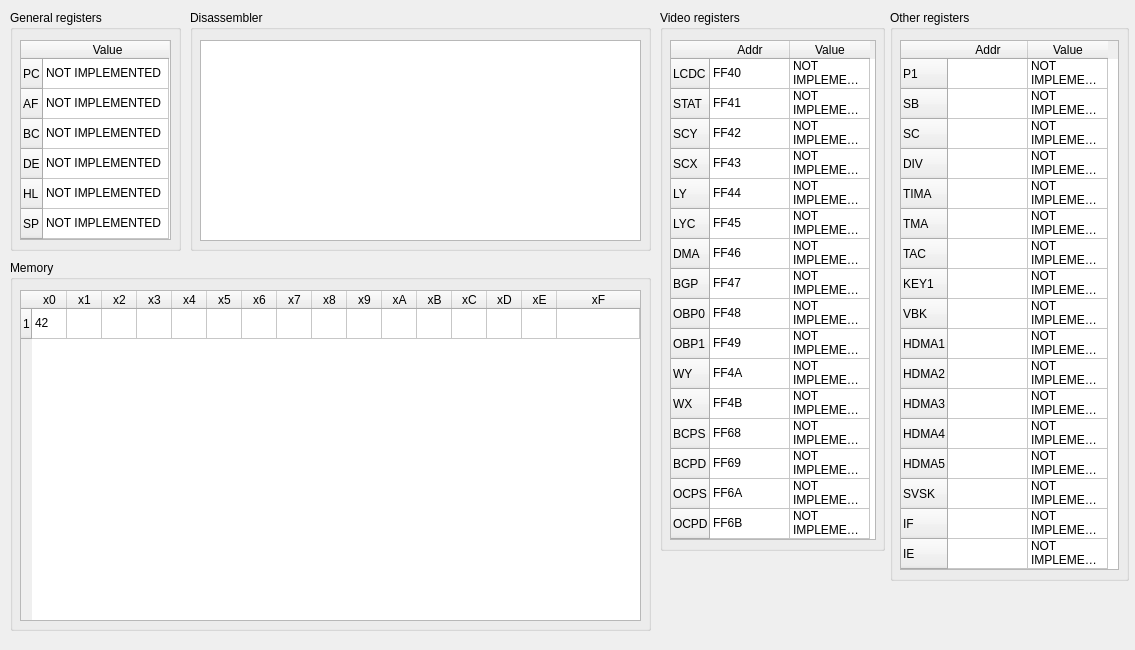
<?xml version="1.0" encoding="UTF-8"?>
<ui version="4.0">
 <class>DebugWindow</class>
 <widget class="QMainWindow" name="DebugWindow">
  <property name="geometry">
   <rect>
    <x>0</x>
    <y>0</y>
    <width>1135</width>
    <height>650</height>
   </rect>
  </property>
  <property name="minimumSize">
   <size>
    <width>1135</width>
    <height>650</height>
   </size>
  </property>
  <property name="maximumSize">
   <size>
    <width>1135</width>
    <height>650</height>
   </size>
  </property>
  <property name="windowTitle">
   <string>GBmu debugger</string>
  </property>
  <widget class="QWidget" name="centralWidget">
   <widget class="QGroupBox" name="groupBox">
    <property name="geometry">
     <rect>
      <x>10</x>
      <y>260</y>
      <width>641</width>
      <height>371</height>
     </rect>
    </property>
    <property name="title">
     <string>Memory</string>
    </property>
    <widget class="QTableWidget" name="memory">
     <property name="geometry">
      <rect>
       <x>10</x>
       <y>30</y>
       <width>621</width>
       <height>331</height>
      </rect>
     </property>
     <property name="horizontalScrollBarPolicy">
      <enum>Qt::ScrollBarAlwaysOff</enum>
     </property>
     <property name="selectionMode">
      <enum>QAbstractItemView::SingleSelection</enum>
     </property>
     <property name="rowCount">
      <number>1</number>
     </property>
     <attribute name="horizontalHeaderVisible">
      <bool>true</bool>
     </attribute>
     <attribute name="horizontalHeaderDefaultSectionSize">
      <number>35</number>
     </attribute>
     <attribute name="horizontalHeaderStretchLastSection">
      <bool>true</bool>
     </attribute>
     <attribute name="verticalHeaderVisible">
      <bool>true</bool>
     </attribute>
     <row/>
     <column>
      <property name="text">
       <string>x0</string>
      </property>
     </column>
     <column>
      <property name="text">
       <string>x1</string>
      </property>
     </column>
     <column>
      <property name="text">
       <string>x2</string>
      </property>
     </column>
     <column>
      <property name="text">
       <string>x3</string>
      </property>
     </column>
     <column>
      <property name="text">
       <string>x4</string>
      </property>
     </column>
     <column>
      <property name="text">
       <string>x5</string>
      </property>
     </column>
     <column>
      <property name="text">
       <string>x6</string>
      </property>
     </column>
     <column>
      <property name="text">
       <string>x7</string>
      </property>
     </column>
     <column>
      <property name="text">
       <string>x8</string>
      </property>
     </column>
     <column>
      <property name="text">
       <string>x9</string>
      </property>
     </column>
     <column>
      <property name="text">
       <string>xA</string>
      </property>
     </column>
     <column>
      <property name="text">
       <string>xB</string>
      </property>
     </column>
     <column>
      <property name="text">
       <string>xC</string>
      </property>
     </column>
     <column>
      <property name="text">
       <string>xD</string>
      </property>
     </column>
     <column>
      <property name="text">
       <string>xE</string>
      </property>
     </column>
     <column>
      <property name="text">
       <string>xF</string>
      </property>
     </column>
     <item row="0" column="0">
      <property name="text">
       <string>42</string>
      </property>
     </item>
    </widget>
   </widget>
   <widget class="QGroupBox" name="groupBox_5">
    <property name="geometry">
     <rect>
      <x>10</x>
      <y>10</y>
      <width>171</width>
      <height>241</height>
     </rect>
    </property>
    <property name="title">
     <string>General registers</string>
    </property>
    <widget class="QTableWidget" name="generalRegisters">
     <property name="geometry">
      <rect>
       <x>10</x>
       <y>30</y>
       <width>151</width>
       <height>200</height>
      </rect>
     </property>
     <property name="verticalScrollBarPolicy">
      <enum>Qt::ScrollBarAlwaysOff</enum>
     </property>
     <attribute name="horizontalHeaderDefaultSectionSize">
      <number>126</number>
     </attribute>
     <attribute name="horizontalHeaderStretchLastSection">
      <bool>false</bool>
     </attribute>
     <row>
      <property name="text">
       <string>PC</string>
      </property>
     </row>
     <row>
      <property name="text">
       <string>AF</string>
      </property>
     </row>
     <row>
      <property name="text">
       <string>BC</string>
      </property>
     </row>
     <row>
      <property name="text">
       <string>DE</string>
      </property>
     </row>
     <row>
      <property name="text">
       <string>HL</string>
      </property>
     </row>
     <row>
      <property name="text">
       <string>SP</string>
      </property>
     </row>
     <column>
      <property name="text">
       <string> Value</string>
      </property>
     </column>
     <item row="0" column="0">
      <property name="text">
       <string>NOT IMPLEMENTED</string>
      </property>
     </item>
     <item row="1" column="0">
      <property name="text">
       <string>NOT IMPLEMENTED</string>
      </property>
     </item>
     <item row="2" column="0">
      <property name="text">
       <string>NOT IMPLEMENTED</string>
      </property>
     </item>
     <item row="3" column="0">
      <property name="text">
       <string>NOT IMPLEMENTED</string>
      </property>
     </item>
     <item row="4" column="0">
      <property name="text">
       <string>NOT IMPLEMENTED</string>
      </property>
     </item>
     <item row="5" column="0">
      <property name="text">
       <string>NOT IMPLEMENTED</string>
      </property>
     </item>
    </widget>
   </widget>
   <widget class="QGroupBox" name="groupBox_6">
    <property name="geometry">
     <rect>
      <x>660</x>
      <y>10</y>
      <width>225</width>
      <height>541</height>
     </rect>
    </property>
    <property name="title">
     <string>Video registers</string>
    </property>
    <widget class="QTableWidget" name="videoRegisters">
     <property name="geometry">
      <rect>
       <x>10</x>
       <y>30</y>
       <width>206</width>
       <height>500</height>
      </rect>
     </property>
     <property name="verticalScrollBarPolicy">
      <enum>Qt::ScrollBarAlwaysOff</enum>
     </property>
     <property name="horizontalScrollBarPolicy">
      <enum>Qt::ScrollBarAlwaysOff</enum>
     </property>
     <property name="selectionMode">
      <enum>QAbstractItemView::SingleSelection</enum>
     </property>
     <property name="selectionBehavior">
      <enum>QAbstractItemView::SelectItems</enum>
     </property>
     <attribute name="horizontalHeaderDefaultSectionSize">
      <number>80</number>
     </attribute>
     <attribute name="horizontalHeaderStretchLastSection">
      <bool>false</bool>
     </attribute>
     <row>
      <property name="text">
       <string>LCDC</string>
      </property>
     </row>
     <row>
      <property name="text">
       <string>STAT</string>
      </property>
     </row>
     <row>
      <property name="text">
       <string>SCY</string>
      </property>
     </row>
     <row>
      <property name="text">
       <string>SCX</string>
      </property>
     </row>
     <row>
      <property name="text">
       <string>LY</string>
      </property>
     </row>
     <row>
      <property name="text">
       <string>LYC</string>
      </property>
     </row>
     <row>
      <property name="text">
       <string>DMA</string>
      </property>
     </row>
     <row>
      <property name="text">
       <string>BGP</string>
      </property>
     </row>
     <row>
      <property name="text">
       <string>OBP0</string>
      </property>
     </row>
     <row>
      <property name="text">
       <string>OBP1</string>
      </property>
     </row>
     <row>
      <property name="text">
       <string>WY</string>
      </property>
     </row>
     <row>
      <property name="text">
       <string>WX</string>
      </property>
     </row>
     <row>
      <property name="text">
       <string>BCPS</string>
      </property>
     </row>
     <row>
      <property name="text">
       <string>BCPD</string>
      </property>
     </row>
     <row>
      <property name="text">
       <string>OCPS</string>
      </property>
     </row>
     <row>
      <property name="text">
       <string>OCPD</string>
      </property>
     </row>
     <column>
      <property name="text">
       <string>Addr</string>
      </property>
     </column>
     <column>
      <property name="text">
       <string>Value</string>
      </property>
     </column>
     <item row="0" column="0">
      <property name="text">
       <string>FF40</string>
      </property>
      <property name="textAlignment">
       <set>AlignLeading|AlignVCenter</set>
      </property>
     </item>
     <item row="0" column="1">
      <property name="text">
       <string>NOT IMPLEMENTED</string>
      </property>
     </item>
     <item row="1" column="0">
      <property name="text">
       <string>FF41</string>
      </property>
     </item>
     <item row="1" column="1">
      <property name="text">
       <string>NOT IMPLEMENTED</string>
      </property>
     </item>
     <item row="2" column="0">
      <property name="text">
       <string>FF42</string>
      </property>
     </item>
     <item row="2" column="1">
      <property name="text">
       <string>NOT IMPLEMENTED</string>
      </property>
     </item>
     <item row="3" column="0">
      <property name="text">
       <string>FF43</string>
      </property>
     </item>
     <item row="3" column="1">
      <property name="text">
       <string>NOT IMPLEMENTED</string>
      </property>
     </item>
     <item row="4" column="0">
      <property name="text">
       <string>FF44</string>
      </property>
     </item>
     <item row="4" column="1">
      <property name="text">
       <string>NOT IMPLEMENTED</string>
      </property>
     </item>
     <item row="5" column="0">
      <property name="text">
       <string>FF45</string>
      </property>
     </item>
     <item row="5" column="1">
      <property name="text">
       <string>NOT IMPLEMENTED</string>
      </property>
     </item>
     <item row="6" column="0">
      <property name="text">
       <string>FF46</string>
      </property>
     </item>
     <item row="6" column="1">
      <property name="text">
       <string>NOT IMPLEMENTED</string>
      </property>
     </item>
     <item row="7" column="0">
      <property name="text">
       <string>FF47</string>
      </property>
     </item>
     <item row="7" column="1">
      <property name="text">
       <string>NOT IMPLEMENTED</string>
      </property>
     </item>
     <item row="8" column="0">
      <property name="text">
       <string>FF48</string>
      </property>
     </item>
     <item row="8" column="1">
      <property name="text">
       <string>NOT IMPLEMENTED</string>
      </property>
     </item>
     <item row="9" column="0">
      <property name="text">
       <string>FF49</string>
      </property>
     </item>
     <item row="9" column="1">
      <property name="text">
       <string>NOT IMPLEMENTED</string>
      </property>
     </item>
     <item row="10" column="0">
      <property name="text">
       <string>FF4A</string>
      </property>
     </item>
     <item row="10" column="1">
      <property name="text">
       <string>NOT IMPLEMENTED</string>
      </property>
     </item>
     <item row="11" column="0">
      <property name="text">
       <string>FF4B</string>
      </property>
     </item>
     <item row="11" column="1">
      <property name="text">
       <string>NOT IMPLEMENTED</string>
      </property>
     </item>
     <item row="12" column="0">
      <property name="text">
       <string>FF68</string>
      </property>
     </item>
     <item row="12" column="1">
      <property name="text">
       <string>NOT IMPLEMENTED</string>
      </property>
     </item>
     <item row="13" column="0">
      <property name="text">
       <string>FF69</string>
      </property>
     </item>
     <item row="13" column="1">
      <property name="text">
       <string>NOT IMPLEMENTED</string>
      </property>
     </item>
     <item row="14" column="0">
      <property name="text">
       <string>FF6A</string>
      </property>
     </item>
     <item row="14" column="1">
      <property name="text">
       <string>NOT IMPLEMENTED</string>
      </property>
     </item>
     <item row="15" column="0">
      <property name="text">
       <string>FF6B</string>
      </property>
     </item>
     <item row="15" column="1">
      <property name="text">
       <string>NOT IMPLEMENTED</string>
      </property>
     </item>
    </widget>
   </widget>
   <widget class="QGroupBox" name="groupBox_7">
    <property name="geometry">
     <rect>
      <x>890</x>
      <y>10</y>
      <width>239</width>
      <height>571</height>
     </rect>
    </property>
    <property name="title">
     <string>Other registers</string>
    </property>
    <widget class="QTableWidget" name="otherRegisters">
     <property name="geometry">
      <rect>
       <x>10</x>
       <y>30</y>
       <width>219</width>
       <height>530</height>
      </rect>
     </property>
     <property name="verticalScrollBarPolicy">
      <enum>Qt::ScrollBarAlwaysOff</enum>
     </property>
     <property name="horizontalScrollBarPolicy">
      <enum>Qt::ScrollBarAlwaysOff</enum>
     </property>
     <property name="selectionMode">
      <enum>QAbstractItemView::SingleSelection</enum>
     </property>
     <attribute name="horizontalHeaderDefaultSectionSize">
      <number>80</number>
     </attribute>
     <attribute name="horizontalHeaderStretchLastSection">
      <bool>false</bool>
     </attribute>
     <row>
      <property name="text">
       <string>P1</string>
      </property>
     </row>
     <row>
      <property name="text">
       <string>SB</string>
      </property>
     </row>
     <row>
      <property name="text">
       <string>SC</string>
      </property>
     </row>
     <row>
      <property name="text">
       <string>DIV</string>
      </property>
     </row>
     <row>
      <property name="text">
       <string>TIMA</string>
      </property>
     </row>
     <row>
      <property name="text">
       <string>TMA</string>
      </property>
     </row>
     <row>
      <property name="text">
       <string>TAC</string>
      </property>
     </row>
     <row>
      <property name="text">
       <string>KEY1</string>
      </property>
     </row>
     <row>
      <property name="text">
       <string>VBK</string>
      </property>
     </row>
     <row>
      <property name="text">
       <string>HDMA1</string>
      </property>
     </row>
     <row>
      <property name="text">
       <string>HDMA2</string>
      </property>
     </row>
     <row>
      <property name="text">
       <string>HDMA3</string>
      </property>
     </row>
     <row>
      <property name="text">
       <string>HDMA4</string>
      </property>
     </row>
     <row>
      <property name="text">
       <string>HDMA5</string>
      </property>
     </row>
     <row>
      <property name="text">
       <string>SVSK</string>
      </property>
     </row>
     <row>
      <property name="text">
       <string>IF</string>
      </property>
     </row>
     <row>
      <property name="text">
       <string>IE</string>
      </property>
     </row>
     <column>
      <property name="text">
       <string>Addr</string>
      </property>
     </column>
     <column>
      <property name="text">
       <string>Value</string>
      </property>
     </column>
     <item row="0" column="1">
      <property name="text">
       <string>NOT IMPLEMENTED</string>
      </property>
     </item>
     <item row="1" column="1">
      <property name="text">
       <string>NOT IMPLEMENTED</string>
      </property>
     </item>
     <item row="2" column="1">
      <property name="text">
       <string>NOT IMPLEMENTED</string>
      </property>
     </item>
     <item row="3" column="1">
      <property name="text">
       <string>NOT IMPLEMENTED</string>
      </property>
     </item>
     <item row="4" column="1">
      <property name="text">
       <string>NOT IMPLEMENTED</string>
      </property>
     </item>
     <item row="5" column="1">
      <property name="text">
       <string>NOT IMPLEMENTED</string>
      </property>
     </item>
     <item row="6" column="1">
      <property name="text">
       <string>NOT IMPLEMENTED</string>
      </property>
     </item>
     <item row="7" column="1">
      <property name="text">
       <string>NOT IMPLEMENTED</string>
      </property>
     </item>
     <item row="8" column="1">
      <property name="text">
       <string>NOT IMPLEMENTED</string>
      </property>
     </item>
     <item row="9" column="1">
      <property name="text">
       <string>NOT IMPLEMENTED</string>
      </property>
     </item>
     <item row="10" column="1">
      <property name="text">
       <string>NOT IMPLEMENTED</string>
      </property>
     </item>
     <item row="11" column="1">
      <property name="text">
       <string>NOT IMPLEMENTED</string>
      </property>
     </item>
     <item row="12" column="1">
      <property name="text">
       <string>NOT IMPLEMENTED</string>
      </property>
     </item>
     <item row="13" column="1">
      <property name="text">
       <string>NOT IMPLEMENTED</string>
      </property>
     </item>
     <item row="14" column="1">
      <property name="text">
       <string>NOT IMPLEMENTED</string>
      </property>
     </item>
     <item row="15" column="1">
      <property name="text">
       <string>NOT IMPLEMENTED</string>
      </property>
     </item>
     <item row="16" column="1">
      <property name="text">
       <string>NOT IMPLEMENTED</string>
      </property>
     </item>
    </widget>
   </widget>
   <widget class="QGroupBox" name="groupBox_2">
    <property name="geometry">
     <rect>
      <x>190</x>
      <y>10</y>
      <width>461</width>
      <height>241</height>
     </rect>
    </property>
    <property name="title">
     <string>Disassembler</string>
    </property>
    <widget class="QTableWidget" name="disassembler">
     <property name="geometry">
      <rect>
       <x>10</x>
       <y>30</y>
       <width>441</width>
       <height>201</height>
      </rect>
     </property>
     <attribute name="horizontalHeaderVisible">
      <bool>false</bool>
     </attribute>
     <attribute name="horizontalHeaderCascadingSectionResizes">
      <bool>false</bool>
     </attribute>
     <attribute name="horizontalHeaderDefaultSectionSize">
      <number>120</number>
     </attribute>
     <attribute name="horizontalHeaderHighlightSections">
      <bool>true</bool>
     </attribute>
     <attribute name="horizontalHeaderMinimumSectionSize">
      <number>35</number>
     </attribute>
     <attribute name="horizontalHeaderStretchLastSection">
      <bool>true</bool>
     </attribute>
     <column>
      <property name="text">
       <string>Address</string>
      </property>
     </column>
     <column>
      <property name="text">
       <string>Instruction</string>
      </property>
     </column>
     <column>
      <property name="text">
       <string>Data</string>
      </property>
     </column>
    </widget>
   </widget>
  </widget>
  <action name="actionStep">
   <property name="text">
    <string>Step</string>
   </property>
  </action>
  <action name="actionExecute">
   <property name="text">
    <string>Execute</string>
   </property>
  </action>
 </widget>
 <layoutdefault spacing="6" margin="11"/>
 <resources/>
 <connections/>
</ui>
